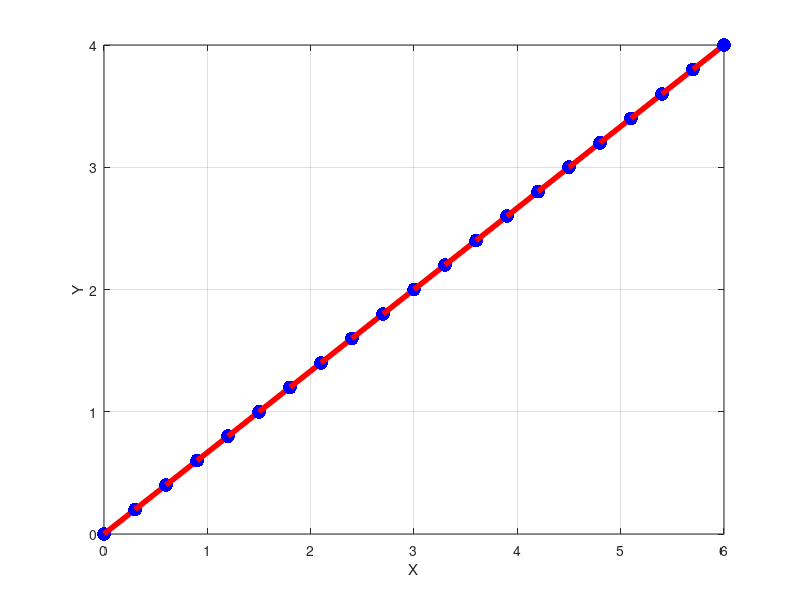

MATLAB code for this plot:
close all; clear; clc;

p=[3,;2];
plot (p(1), p(2), 'r.', 'markersize', 20, 'linewidth', 4);
xlabel("X");
ylabel("Y");
grid on;
pause();

hold on;
for lambda = 0:0.1:2
  P = [lambda*p; lambda];
  plot3(P(1), P(2), P(3), 'b.', 'markersize', 30, 'linewidth', 4);
  zlabel("Lambda");
end;
pause();

lambda = 0:0.1:2;
P = [lambda.*p; lambda];
plot3(P(1,:), P(2,:), P(3,:), 'r', 'linewidth', 4);
